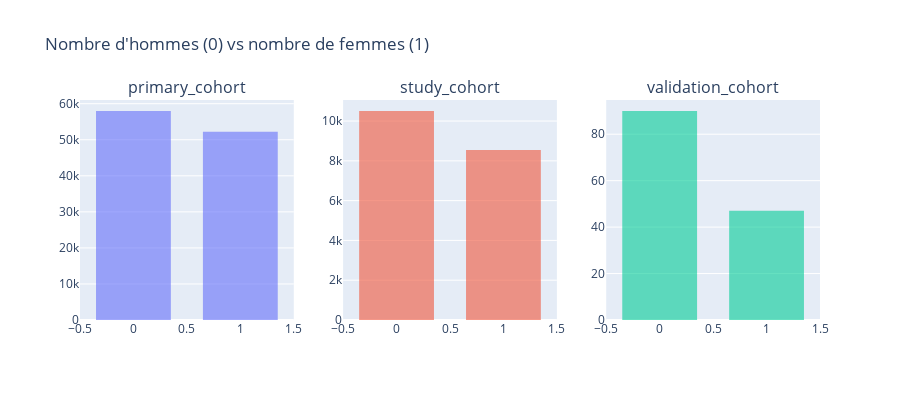

The notebook cell this image was saved under:
### Markdown cell above
### I. 3) Répartition des sexes

### Code cell
fig = make_subplots(rows=1, cols=len(cohorts), subplot_titles=cohorts)

for i, cohort in enumerate(cohorts):
    fig.add_trace(
        go.Histogram(x=dict_df[cohort].sex_0male_1female, name=cohort, xbins=dict(start=-0.5, end=1.5, size=1), opacity=0.6),
        row=1, col=i+1
    )


fig.update_layout(
    title="Nombre d'hommes (0) vs nombre de femmes (1)",
    showlegend=False,
    height=400,
    width=900,
    bargap=0.3
)

fig.show()

### Figure 1 — Plotly figure (JSON) as saved in the notebook; plotly's stock layout.template omitted (floating-point values rounded to 4 significant figures; data arrays with more than 128 entries replaced by an {"elided": "..."} marker saying what was removed)
{"data": [{"name": "primary_cohort", "opacity": 0.6, "type": "histogram", "x": {"elided": "110204 int values"}, "xaxis": "x", "xbins": {"end": 1.5, "size": 1, "start": -0.5}, "yaxis": "y"}, {"name": "study_cohort", "opacity": 0.6, "type": "histogram", "x": {"elided": "19051 int values"}, "xaxis": "x2", "xbins": {"end": 1.5, "size": 1, "start": -0.5}, "yaxis": "y2"}, {"name": "validation_cohort", "opacity": 0.6, "type": "histogram", "x": {"elided": "137 int values"}, "xaxis": "x3", "xbins": {"end": 1.5, "size": 1, "start": -0.5}, "yaxis": "y3"}], "layout": {"annotations": [{"font": {"size": 16}, "showarrow": false, "text": "primary_cohort", "x": 0.1444, "xanchor": "center", "xref": "paper", "y": 1, "yanchor": "bottom", "yref": "paper"}, {"font": {"size": 16}, "showarrow": false, "text": "study_cohort", "x": 0.5, "xanchor": "center", "xref": "paper", "y": 1, "yanchor": "bottom", "yref": "paper"}, {"font": {"size": 16}, "showarrow": false, "text": "validation_cohort", "x": 0.8556, "xanchor": "center", "xref": "paper", "y": 1, "yanchor": "bottom", "yref": "paper"}], "bargap": 0.3, "height": 400, "showlegend": false, "title": {"text": "Nombre d'hommes (0) vs nombre de femmes (1)"}, "width": 900, "xaxis": {"anchor": "y", "domain": [0, 0.2889]}, "xaxis2": {"anchor": "y2", "domain": [0.3556, 0.6444]}, "xaxis3": {"anchor": "y3", "domain": [0.7111, 1]}, "yaxis": {"anchor": "x", "domain": [0, 1]}, "yaxis2": {"anchor": "x2", "domain": [0, 1]}, "yaxis3": {"anchor": "x3", "domain": [0, 1]}}}
